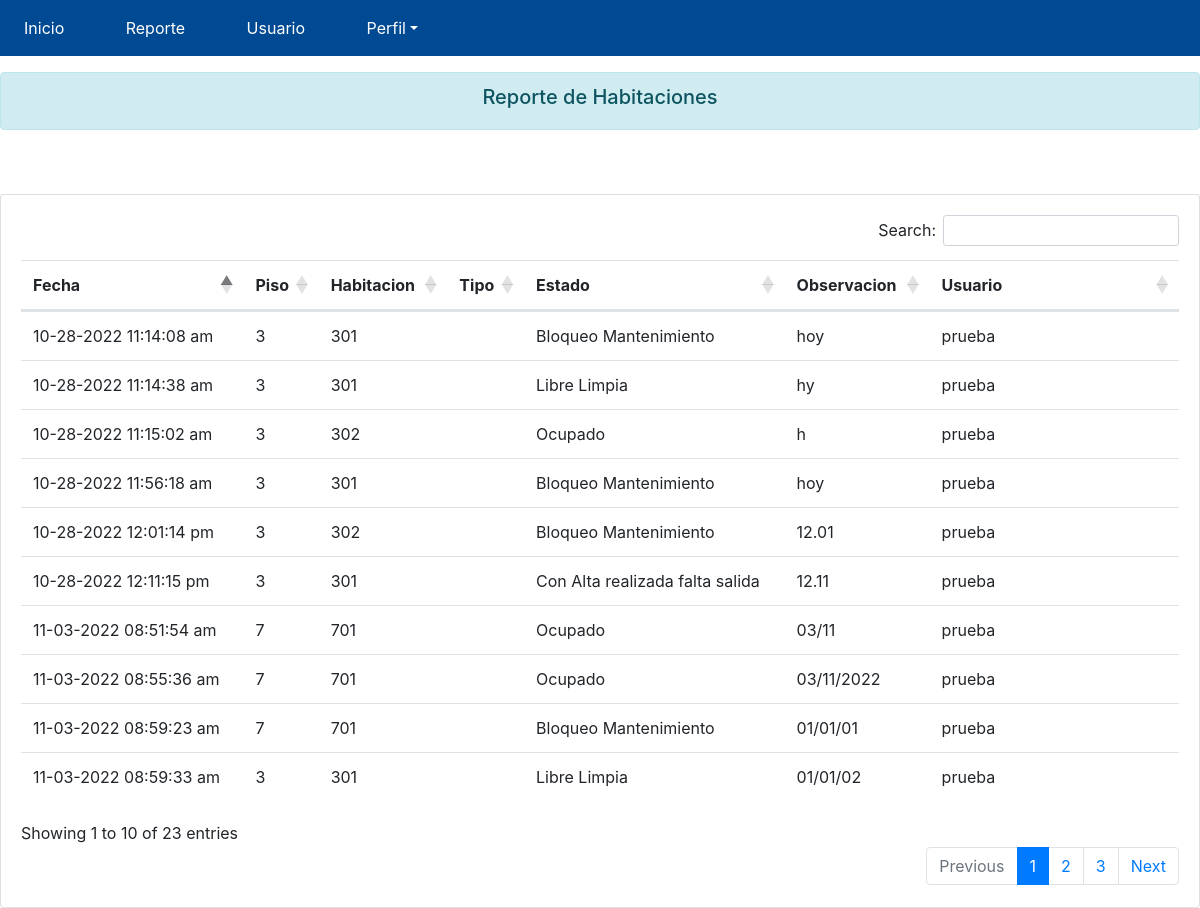
Page /sistema/AdmHotel/reporte.php on the committed database.
### tables this page shows
CREATE TABLE `historialestado` (
  `Id` int(2) NOT NULL AUTO_INCREMENT,
  `Hab` int(3) NOT NULL,
  `Estado` int(3) NOT NULL,
  `Fecha` varchar(55) DEFAULT NULL,
  `Obs` varchar(150) DEFAULT NULL,
  `Usuario` varchar(55) DEFAULT NULL,
  UNIQUE KEY `Id` (`Id`)
);

CREATE TABLE `habitacion` (
  `Id` int(2) NOT NULL AUTO_INCREMENT,
  `Piso` int(2) DEFAULT NULL,
  `Habitaciones` int(3) DEFAULT NULL,
  UNIQUE KEY `Id` (`Id`)
);

CREATE TABLE `estados` (
  `Id` int(4) NOT NULL AUTO_INCREMENT,
  `Estado` varchar(55) DEFAULT NULL,
  `Clase` varchar(55) DEFAULT NULL,
  UNIQUE KEY `Id` (`Id`)
);

### sistema/AdmHotel/reporte.php (the view, shortened to what this page needs)
<?php
  require_once "../../conServicios.php";
 $cargaEstadosHab = mysqli_query($conServicios, "SELECT HE.Id,
                                                    HE.Fecha,
                                                    H.Habitaciones,
                                                    H.Piso,
                                                    E.Estado,
                                                    HE.Obs,
                                                    HE.Usuario
                                                    FROM historialEstado AS HE
                                                    INNER JOIN habitacion AS H
                                                    ON HE.Hab = H.Id
                                                    INNER JOIN estados AS E
                                                    ON HE.Estado = E.Id
                                                    ORDER BY HE.Id DESC ")
?>
<!doctype html>
<html lang="en">
<head>
    <?php  include_once "dependencias.php" ?>
</head>
<body>
    <?php  include_once "menuHoteleria.php" ?>
    <br><br><br>
    <div class="alert alert-info text-center" role="alert">
        <h5>Reporte de Habitaciones</h5>
    </div>
    <br>
    <br>
    <div class="card">
        <div class="card-body">
            <div class="table-responsive">
                <table class="table" id="reporteHab">
                    <thead>
                        <tr>
                        <th scope="col"> Fecha </th>
                        <th scope="col"> Piso </th>
                        <th scope="col"> Habitacion </th>
                        <th scope="col"> Tipo </th>
                        <th scope="col"> Estado </th>
                        <th scope="col"> Observacion </th>
                        <th scope="col"> Usuario </th>
                        </tr>
                    </thead>
                    <tbody>
                        <?php while($row=mysqli_fetch_array($cargaEstadosHab)) {?>
                            <tr>
                                <td> <?php echo utf8_encode($row['Fecha']); ?> </td>
                                <td> <?php echo utf8_encode($row['Piso']);?> </td>
                                <td> <?php echo utf8_encode($row['Habitaciones']);?> </td>
                                <td>  </td>
                                <td> <?php echo utf8_encode($row['Estado']);?> </td>
                                <td> <?php echo utf8_encode($row['Obs']);?> </td>
                                <td> <?php echo utf8_encode($row['Usuario']);?> </td>
                            </tr>
                        <?php } ?>
                    </tbody>
                </table>
            </div>
        </div>
    </div>
</body>
</html>

### rows in the picture
historialestado: Fecha "11-03-2022 08:59:33 am", habitacion.Piso "3", habitacion.Habitaciones "301", estados.Estado "Libre Limpia", Obs "01/01/02", Usuario "prueba"
historialestado: Fecha "11-03-2022 08:59:23 am", habitacion.Piso "7", habitacion.Habitaciones "701", estados.Estado "Bloqueo Mantenimiento", Obs "01/01/01", Usuario "prueba"
historialestado: Fecha "11-03-2022 08:55:36 am", habitacion.Piso "7", habitacion.Habitaciones "701", estados.Estado "Ocupado", Obs "03/11/2022", Usuario "prueba"
historialestado: Fecha "11-03-2022 08:51:54 am", habitacion.Piso "7", habitacion.Habitaciones "701", estados.Estado "Ocupado", Obs "03/11", Usuario "prueba"
historialestado: Fecha "10-28-2022 12:11:15 pm", habitacion.Piso "3", habitacion.Habitaciones "301", estados.Estado "Con Alta realizada falta salida", Obs "12.11", Usuario "prueba"
historialestado: Fecha "10-28-2022 12:01:14 pm", habitacion.Piso "3", habitacion.Habitaciones "302", estados.Estado "Bloqueo Mantenimiento", Obs "12.01", Usuario "prueba"
historialestado: Fecha "10-28-2022 11:56:18 am", habitacion.Piso "3", habitacion.Habitaciones "301", estados.Estado "Bloqueo Mantenimiento", Obs "hoy", Usuario "prueba"
historialestado: Fecha "10-28-2022 11:15:02 am", habitacion.Piso "3", habitacion.Habitaciones "302", estados.Estado "Ocupado", Obs "h", Usuario "prueba"
historialestado: Fecha "10-28-2022 11:14:38 am", habitacion.Piso "3", habitacion.Habitaciones "301", estados.Estado "Libre Limpia", Obs "hy", Usuario "prueba"
historialestado: Fecha "10-28-2022 11:14:08 am", habitacion.Piso "3", habitacion.Habitaciones "301", estados.Estado "Bloqueo Mantenimiento", Obs "hoy", Usuario "prueba"
